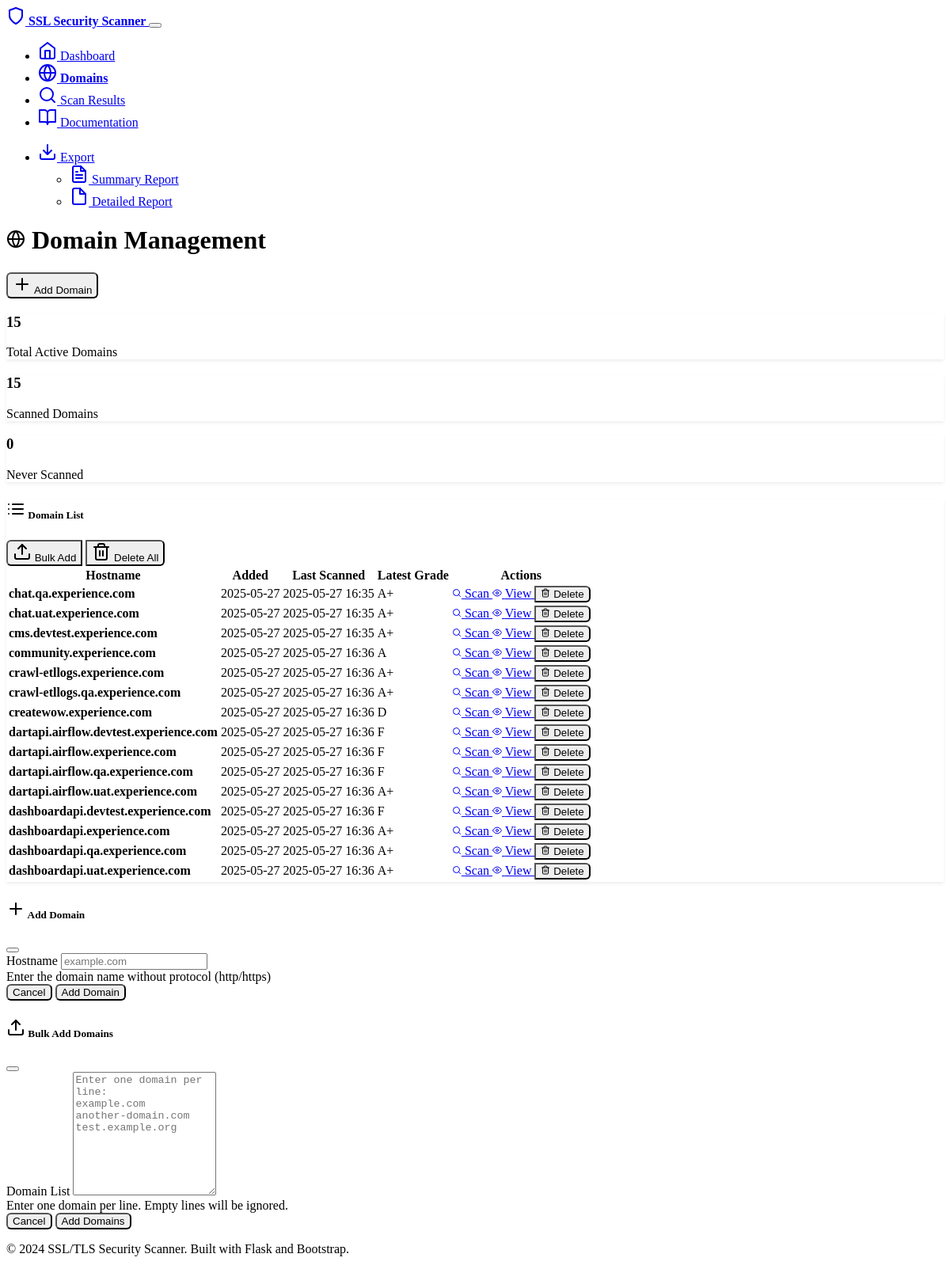
The page /domains on the database as committed earlier.
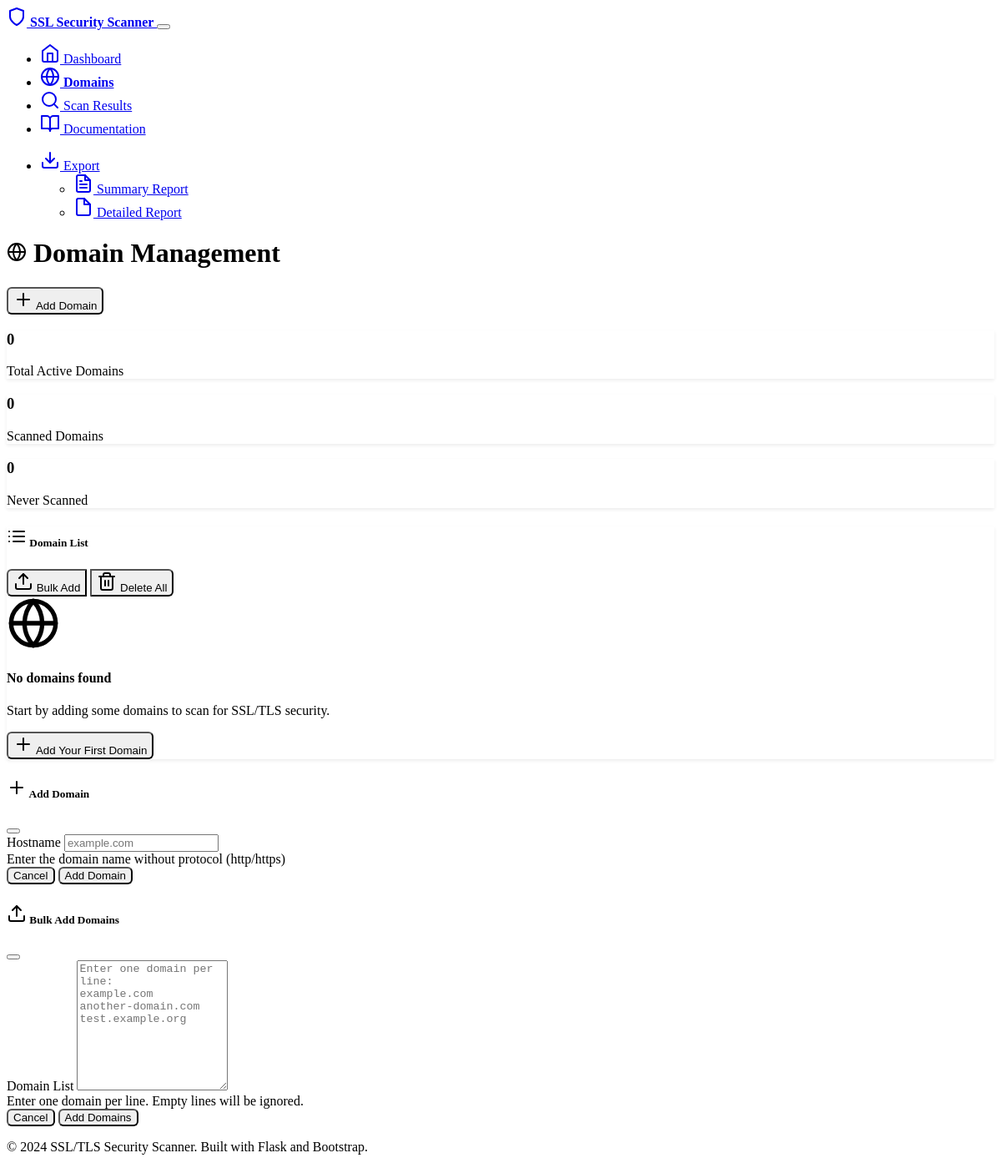
The same page on the database as committed later.
### models.py (models this page shows, shortened)
class Domain(db.Model):
    id = db.Column(Integer, primary_key=True)
    hostname = db.Column(String(255), unique=True, nullable=False)
    active = db.Column(Boolean, default=True)
    created_at = db.Column(DateTime, default=datetime.utcnow)
    last_scanned = db.Column(DateTime)
    scan_results = db.relationship('ScanResult', backref='domain', lazy=True, cascade='all, delete-orphan')

class ScanResult(db.Model):
    id = db.Column(Integer, primary_key=True)
    domain_id = db.Column(Integer, db.ForeignKey('domain.id'), nullable=False)
    scan_date = db.Column(DateTime, default=datetime.utcnow)
    sslv2_enabled = db.Column(Boolean, default=False)
    sslv3_enabled = db.Column(Boolean, default=False)
    tlsv1_0_enabled = db.Column(Boolean, default=False)
    tlsv1_1_enabled = db.Column(Boolean, default=False)
    tlsv1_2_enabled = db.Column(Boolean, default=False)
    tlsv1_3_enabled = db.Column(Boolean, default=False)
    heartbleed_vulnerable = db.Column(Boolean, default=False)
    fallback_scsv_supported = db.Column(Boolean, default=False)
    secure_renegotiation = db.Column(Boolean, default=False)
    compression_enabled = db.Column(Boolean, default=False)
    cert_signature_algorithm = db.Column(String(100))
    cert_key_strength = db.Column(Integer)
    cert_subject = db.Column(String(500))
    cert_issuer = db.Column(String(500))
    cert_not_before = db.Column(DateTime)
    cert_not_after = db.Column(DateTime)
    weak_ciphers_count = db.Column(Integer, default=0)
    supported_ciphers = db.Column(Text)  # JSON string of cipher details
    security_score = db.Column(Float, default=0.0)  # 0-100 score
    security_grade = db.Column(String(2))  # A+, A, B, C, D, F
    has_deprecated_protocols = db.Column(Boolean, default=False)
    raw_output = db.Column(Text)
    scan_successful = db.Column(Boolean, default=True)
    error_message = db.Column(Text)

### routes.py (the view)
@app.route('/domains')
def domains():
    page = request.args.get('page', 1, type=int)
    per_page = 20
    domains = Domain.query.filter_by(active=True).paginate(
        page=page, per_page=per_page, error_out=False
    )
    return render_template('domains.html', domains=domains)

### templates/domains.html (shortened to what the changed rows need)
{% extends "base.html" %}
{% block content %}
<div class="row">
    <div class="col-12">
        <div class="d-flex justify-content-between align-items-center mb-4">
            <h1>
                <i data-feather="globe" class="me-2"></i>
                Domain Management
            </h1>
        </div>
    </div>
</div>
<div class="row mb-4">
    <div class="col-md-4">
        <div class="card bg-info">
            <div class="card-body text-center">
                <h3>{{ domains.total }}</h3>
                <p class="mb-0">Total Active Domains</p>
            </div>
        </div>
    </div>
    <div class="col-md-4">
        <div class="card bg-success">
            <div class="card-body text-center">
                <h3>{{ domains.items | selectattr('last_scanned') | list | length }}</h3>
                <p class="mb-0">Scanned Domains</p>
            </div>
        </div>
    </div>
</div>
<div class="row">
    <div class="col-12">
        <div class="card">
            <div class="card-body">
                {% if domains.items %}
                <div class="table-responsive">
                    <table class="table table-hover">
                        <thead>
                            <tr>
                                <th>Hostname</th>
                                <th>Added</th>
                                <th>Last Scanned</th>
                                <th>Latest Grade</th>
                                <th>Actions</th>
                            </tr>
                        </thead>
                        <tbody>
                            {% for domain in domains.items %}
                            <tr>
                                <td>
                                    <strong>{{ domain.hostname }}</strong>
                                </td>
                                <td>{{ domain.created_at.strftime('%Y-%m-%d') if domain.created_at else 'N/A' }}</td>
                                <td>
                                    {% if domain.last_scanned %}
                                        {{ domain.last_scanned.strftime('%Y-%m-%d %H:%M') }}
                                    {% else %}
                                        <span class="text-muted">Never</span>
                                    {% endif %}
                                </td>
                                <td>
                                    {% if domain.scan_results %}
                                        {% set latest_scan = domain.scan_results | selectattr('scan_successful') | sort(attribute='scan_date', reverse=true) | first %}
                                        {% if latest_scan and latest_scan.security_grade %}
                                            <span class="badge bg-{{ 'success' if latest_scan.security_grade in ['A+', 'A'] else 'warning' if latest_scan.security_grade == 'B' else 'danger' }}">
                                                {{ latest_scan.security_grade }}
                                            </span>
                                        {% else %}
                                            <span class="text-muted">-</span>
                                        {% endif %}
                                    {% else %}
                                        <span class="text-muted">-</span>
                                    {% endif %}
                                </td>
                                <td>
                                    <div class="btn-group" role="group">
                                        <a href="{{ url_for('scan_single_domain', domain_id=domain.id) }}"
                                           class="btn btn-sm btn-outline-primary">
                                            <i data-feather="search" width="12" height="12"></i>
                                            Scan
                                        </a>
                                        <a href="{{ url_for('domain_detail', domain_id=domain.id) }}"
                                           class="btn btn-sm btn-outline-info">
                                            <i data-feather="eye" width="12" height="12"></i>
                                            View
                                        </a>
                                        <button type="button" class="btn btn-sm btn-outline-danger"
                                                onclick="confirmDelete('{{ domain.hostname }}', {{ domain.id }})">
                                            <i data-feather="trash-2" width="12" height="12"></i>
                                            Delete
                                        </button>
                                    </div>
                                </td>
                            </tr>
                            {% endfor %}
                        </tbody>
                    </table>
                </div>
                {% else %}
                <div class="text-center py-5">
                    <i data-feather="globe" width="64" height="64" class="text-muted mb-3"></i>
                    <h4 class="text-muted">No domains found</h4>
                    <p class="text-muted">Start by adding some domains to scan for SSL/TLS security.</p>
                    <button class="btn btn-primary" data-bs-toggle="modal" data-bs-target="#addDomainModal">
                        <i data-feather="plus" class="me-2"></i>
                        Add Your First Domain
                    </button>
                </div>
                {% endif %}
            </div>
        </div>
    </div>
</div>
{% endblock %}

Rows that differ between the two databases and show on the page:
no longer on this page (row edited): Domain: hostname "chat.qa.experience.com", created_at "2025-05-27", last_scanned "2025-05-27 16:35"
removed ScanResult: security_grade "A+"
no longer on this page (row edited): Domain: hostname "chat.uat.experience.com", created_at "2025-05-27", last_scanned "2025-05-27 16:35"
removed ScanResult: security_grade "A+"
no longer on this page (row edited): Domain: hostname "cms.devtest.experience.com", created_at "2025-05-27", last_scanned "2025-05-27 16:35"
removed ScanResult: security_grade "A+"
no longer on this page (row edited): Domain: hostname "community.experience.com", created_at "2025-05-27", last_scanned "2025-05-27 16:36"
removed ScanResult: security_grade "A"
no longer on this page (row edited): Domain: hostname "crawl-etllogs.experience.com", created_at "2025-05-27", last_scanned "2025-05-27 16:36"
removed ScanResult: security_grade "A+"
no longer on this page (row edited): Domain: hostname "crawl-etllogs.qa.experience.com", created_at "2025-05-27", last_scanned "2025-05-27 16:36"
removed ScanResult: security_grade "A+"
no longer on this page (row edited): Domain: hostname "createwow.experience.com", created_at "2025-05-27", last_scanned "2025-05-27 16:36"
removed ScanResult: security_grade "D"
no longer on this page (row edited): Domain: hostname "dartapi.airflow.devtest.experience.com", created_at "2025-05-27", last_scanned "2025-05-27 16:36"
removed ScanResult: security_grade "F"
no longer on this page (row edited): Domain: hostname "dartapi.airflow.experience.com", created_at "2025-05-27", last_scanned "2025-05-27 16:36"
removed ScanResult: security_grade "F"
no longer on this page (row edited): Domain: hostname "dartapi.airflow.qa.experience.com", created_at "2025-05-27", last_scanned "2025-05-27 16:36"
removed ScanResult: security_grade "F"
no longer on this page (row edited): Domain: hostname "dartapi.airflow.uat.experience.com", created_at "2025-05-27", last_scanned "2025-05-27 16:36"
removed ScanResult: security_grade "A+"
no longer on this page (row edited): Domain: hostname "dashboardapi.devtest.experience.com", created_at "2025-05-27", last_scanned "2025-05-27 16:36"
removed ScanResult: security_grade "F"
no longer on this page (row edited): Domain: hostname "dashboardapi.experience.com", created_at "2025-05-27", last_scanned "2025-05-27 16:36"
removed ScanResult: security_grade "A+"
no longer on this page (row edited): Domain: hostname "dashboardapi.qa.experience.com", created_at "2025-05-27", last_scanned "2025-05-27 16:36"
removed ScanResult: security_grade "A+"
no longer on this page (row edited): Domain: hostname "dashboardapi.uat.experience.com", created_at "2025-05-27", last_scanned "2025-05-27 16:36"
removed ScanResult: security_grade "A+"
Other text that changed with them:
{{ domains.total }}: "15" → "0"
{{ domains.items | selectattr('last_scanned') | list | length }}: "15" → "0"
text no longer shown: "Hostname Added Last Scanned Latest Grade Actions"
text now shown: "No domains found Start by adding some domains to scan for SSL/TLS security. Add Your First Domain"
